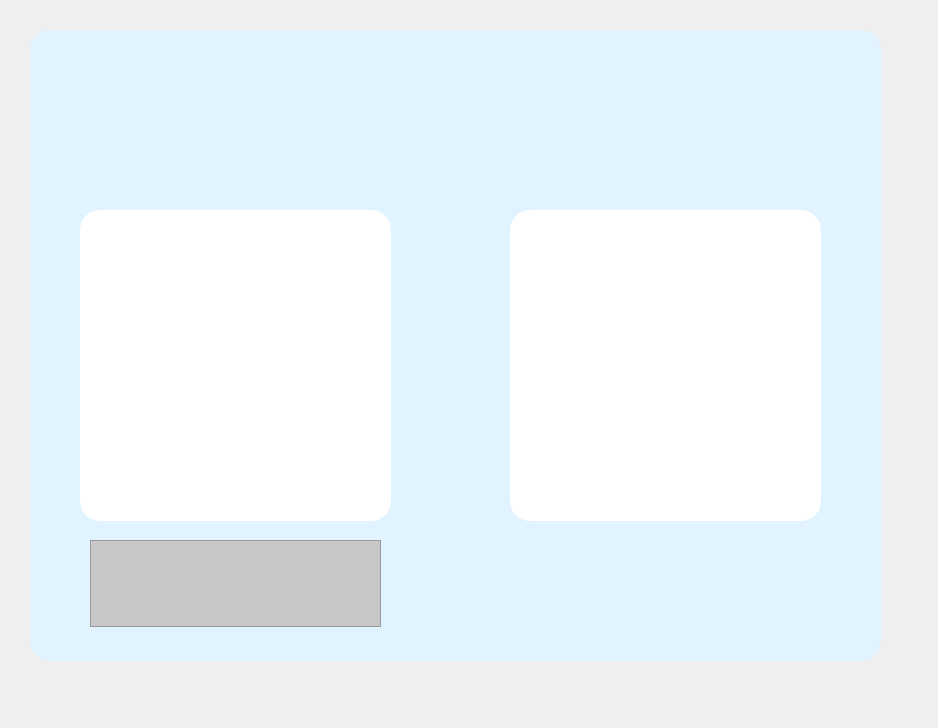
<?xml version="1.0" encoding="UTF-8"?>
<ui version="4.0">
 <class>Form</class>
 <widget class="QWidget" name="Form">
  <property name="geometry">
   <rect>
    <x>0</x>
    <y>0</y>
    <width>938</width>
    <height>728</height>
   </rect>
  </property>
  <property name="windowTitle">
   <string>Form</string>
  </property>
  <widget class="QFrame" name="frame">
   <property name="geometry">
    <rect>
     <x>30</x>
     <y>30</y>
     <width>851</width>
     <height>631</height>
    </rect>
   </property>
   <property name="styleSheet">
    <string notr="true">#frame{
border-radius:20px;
	background-color: rgb(224, 243, 255);
}</string>
   </property>
   <property name="frameShape">
    <enum>QFrame::StyledPanel</enum>
   </property>
   <property name="frameShadow">
    <enum>QFrame::Raised</enum>
   </property>
   <widget class="QPushButton" name="pushButton_3">
    <property name="geometry">
     <rect>
      <x>790</x>
      <y>10</y>
      <width>21</width>
      <height>21</height>
     </rect>
    </property>
    <property name="font">
     <font>
      <pointsize>17</pointsize>
      <weight>75</weight>
      <bold>true</bold>
     </font>
    </property>
    <property name="styleSheet">
     <string notr="true">QPushButton{
	border:none;
}
QPushButton:hover{
	padding-bottom:5px;
}</string>
    </property>
    <property name="text">
     <string/>
    </property>
    <property name="icon">
     <iconset>
      <normaloff>../images/winfo-icon-最小化_爱给网_aigei_com.png</normaloff>../images/winfo-icon-最小化_爱给网_aigei_com.png</iconset>
    </property>
   </widget>
   <widget class="QPushButton" name="pushButton_2">
    <property name="geometry">
     <rect>
      <x>810</x>
      <y>0</y>
      <width>41</width>
      <height>41</height>
     </rect>
    </property>
    <property name="styleSheet">
     <string notr="true">QPushButton{
	border:none;
}
QPushButton:hover{
	padding-bottom:5px;
}</string>
    </property>
    <property name="text">
     <string/>
    </property>
    <property name="icon">
     <iconset>
      <normaloff>../images/关闭(close)_爱给网_aigei_com.png</normaloff>../images/关闭(close)_爱给网_aigei_com.png</iconset>
    </property>
   </widget>
   <widget class="QLabel" name="video">
    <property name="geometry">
     <rect>
      <x>50</x>
      <y>180</y>
      <width>311</width>
      <height>311</height>
     </rect>
    </property>
    <property name="styleSheet">
     <string notr="true">border-radius:20px;
background-color: rgb(255, 255, 255);</string>
    </property>
    <property name="text">
     <string/>
    </property>
   </widget>
   <widget class="QLabel" name="image">
    <property name="geometry">
     <rect>
      <x>480</x>
      <y>180</y>
      <width>311</width>
      <height>311</height>
     </rect>
    </property>
    <property name="styleSheet">
     <string notr="true">border-radius:20px;
background-color: rgb(255, 255, 255);</string>
    </property>
    <property name="text">
     <string/>
    </property>
   </widget>
   <widget class="QPushButton" name="start">
    <property name="geometry">
     <rect>
      <x>550</x>
      <y>540</y>
      <width>101</width>
      <height>61</height>
     </rect>
    </property>
    <property name="styleSheet">
     <string notr="true">QPushButton{
	border:none;
}
QPushButton:hover{
	padding-bottom:5px;
}</string>
    </property>
    <property name="text">
     <string/>
    </property>
    <property name="icon">
     <iconset>
      <normaloff>../images/开始按钮.png</normaloff>../images/开始按钮.png</iconset>
    </property>
    <property name="iconSize">
     <size>
      <width>40</width>
      <height>40</height>
     </size>
    </property>
   </widget>
   <widget class="QPushButton" name="stop">
    <property name="geometry">
     <rect>
      <x>640</x>
      <y>540</y>
      <width>101</width>
      <height>61</height>
     </rect>
    </property>
    <property name="styleSheet">
     <string notr="true">QPushButton{
	border:none;
}
QPushButton:hover{
	padding-bottom:5px;
}</string>
    </property>
    <property name="text">
     <string/>
    </property>
    <property name="icon">
     <iconset>
      <normaloff>../images/结束按钮icon.png</normaloff>../images/结束按钮icon.png</iconset>
    </property>
    <property name="iconSize">
     <size>
      <width>40</width>
      <height>40</height>
     </size>
    </property>
   </widget>
   <widget class="QTextEdit" name="text">
    <property name="geometry">
     <rect>
      <x>60</x>
      <y>510</y>
      <width>291</width>
      <height>87</height>
     </rect>
    </property>
    <property name="styleSheet">
     <string notr="true">background-color: rgb(200, 200, 200);</string>
    </property>
    <property name="readOnly">
     <bool>true</bool>
    </property>
   </widget>
   <widget class="QLabel" name="label_3">
    <property name="geometry">
     <rect>
      <x>310</x>
      <y>50</y>
      <width>321</width>
      <height>101</height>
     </rect>
    </property>
    <property name="text">
     <string/>
    </property>
    <property name="pixmap">
     <pixmap>../images/YOLOv3推理.png</pixmap>
    </property>
    <property name="scaledContents">
     <bool>true</bool>
    </property>
   </widget>
   <widget class="QLabel" name="label_4">
    <property name="geometry">
     <rect>
      <x>260</x>
      <y>70</y>
      <width>61</width>
      <height>61</height>
     </rect>
    </property>
    <property name="text">
     <string/>
    </property>
    <property name="pixmap">
     <pixmap>../images/YOLO8.png</pixmap>
    </property>
    <property name="scaledContents">
     <bool>true</bool>
    </property>
   </widget>
  </widget>
 </widget>
 <resources/>
 <connections>
  <connection>
   <sender>pushButton_3</sender>
   <signal>clicked()</signal>
   <receiver>Form</receiver>
   <slot>showMinimized()</slot>
   <hints>
    <hint type="sourcelabel">
     <x>831</x>
     <y>46</y>
    </hint>
    <hint type="destinationlabel">
     <x>835</x>
     <y>17</y>
    </hint>
   </hints>
  </connection>
  <connection>
   <sender>pushButton_2</sender>
   <signal>clicked()</signal>
   <receiver>Form</receiver>
   <slot>close()</slot>
   <hints>
    <hint type="sourcelabel">
     <x>861</x>
     <y>69</y>
    </hint>
    <hint type="destinationlabel">
     <x>899</x>
     <y>114</y>
    </hint>
   </hints>
  </connection>
 </connections>
</ui>
